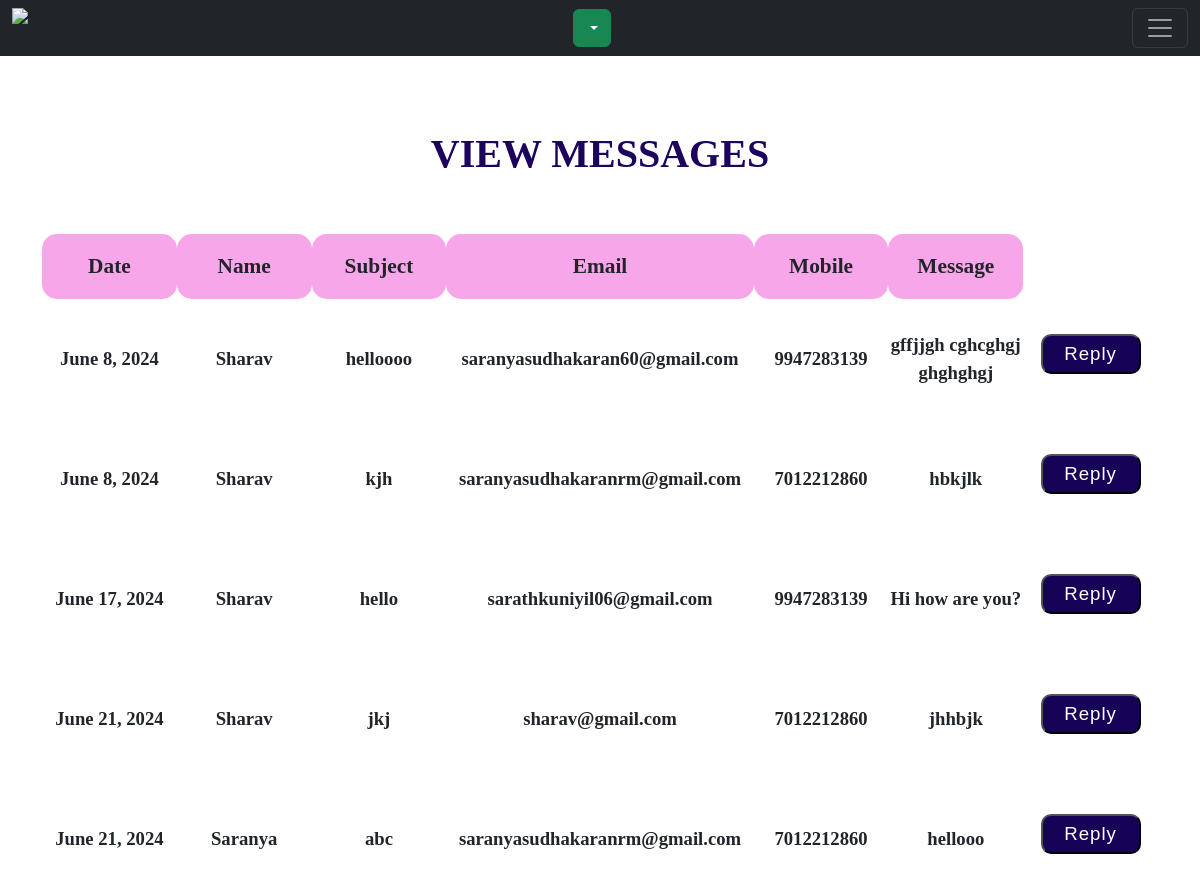
/adminapp/viewmsg/, run on the app's committed database.
### adminapp/models.py (models this page shows)
class messagedb(models.Model):
    Name = models.CharField(max_length=100, null=True, blank=True)
    Subject = models.CharField(max_length=100, null=True, blank=True)
    Mobile = models.IntegerField(null=True, blank=True)
    Email = models.EmailField(max_length=100, null=True, blank=True)
    Message = models.TextField(max_length=100, null=True, blank=True)
    Date = models.DateField(auto_now=True)

### adminapp/views.py (the view)
# urls.py: path('viewmsg/', views.viewmsg, name="viewmsg"),
def viewmsg(req):
    data = messagedb.objects.all()
    return render(req, "viewmessage.html", {'data':data})

### adminapp/templates/viewmessage.html (shortened to what this page needs)
<!DOCTYPE html>
{% extends 'adminhome.html' %}
{% load static %}
{% block content %}
<html lang="en">
<head>
</head>
<body>
<div>
    <h1>VIEW MESSAGES</h1></div><br><br>
<table width="100%">
    <tr>
        <td class="th">Date</td>
        <td class="th">Name</td>
        <td class="th">Subject</td>
        <td class="th">Email</td>
        <td class="th">Mobile</td>
        <td class="th">Message</td>
    </tr>
    {% for i in data %}
    <tr style="margin-top:20px;">
        <td>{{i.Date}} </td>
        <td>{{i.Name}}</td>
        <td>{{i.Subject}}</td>
        <td>{{i.Email}}</td>
        <td>{{i.Mobile}}</td>
        <td>{{i.Message}}</td>
       <td><a href="{% url 'reply' dataid=i.id %}">
        <button class="but" type="button">Reply</button></a></td>
    </tr>
    {% endfor %}
</table>
</body>
</html>
{% endblock %}

### adminapp/templates/viewmessage.html (style rules this page uses)
h1 { color:rgb(28, 4, 92); font-family: 'Times New Roman', Times, serif; font-weight: bold; padding-top:10px; text-align:center; border-radius:30px; }
.but { width:100px; height: 40px; background-color:rgb(22, 3, 88); border-radius: 10px; color: #fff; letter-spacing: 1px; font-family: "Rubik", sans-serif; margin-bottom:10px; }
.th { font-size:16pt; font-weight:bold; width:10%; height:65px; text-align:center; border-radius:15px; background-color:rgb(247, 166, 233); }
td { width:10%; height:120px; text-align:center; font-weight:600; border-radius:40px; font-size:14pt; font-family:Times New Roman; }

### adminapp/templates/adminhome.html (style rules this page uses)
a { text-decoration: none; }

### data on the page
messagedb: Date "June 8, 2024", Name "Sharav", Subject "helloooo", Email "saranyasudhakaran60@gmail.com", Mobile "9947283139", Message "gffjjgh cghcghgj ghghghgj"
messagedb: Date "June 8, 2024", Name "Sharav", Subject "kjh", Email "saranyasudhakaranrm@gmail.com", Mobile "7012212860", Message "hbkjlk"
messagedb: Date "June 17, 2024", Name "Sharav", Subject "hello", Email "sarathkuniyil06@gmail.com", Mobile "9947283139", Message "Hi how are you?"
messagedb: Date "June 21, 2024", Name "Sharav", Subject "jkj", Email "sharav@gmail.com", Mobile "7012212860", Message "jhhbjk"
messagedb: Date "June 21, 2024", Name "Saranya", Subject "abc", Email "saranyasudhakaranrm@gmail.com", Mobile "7012212860", Message "hellooo"
